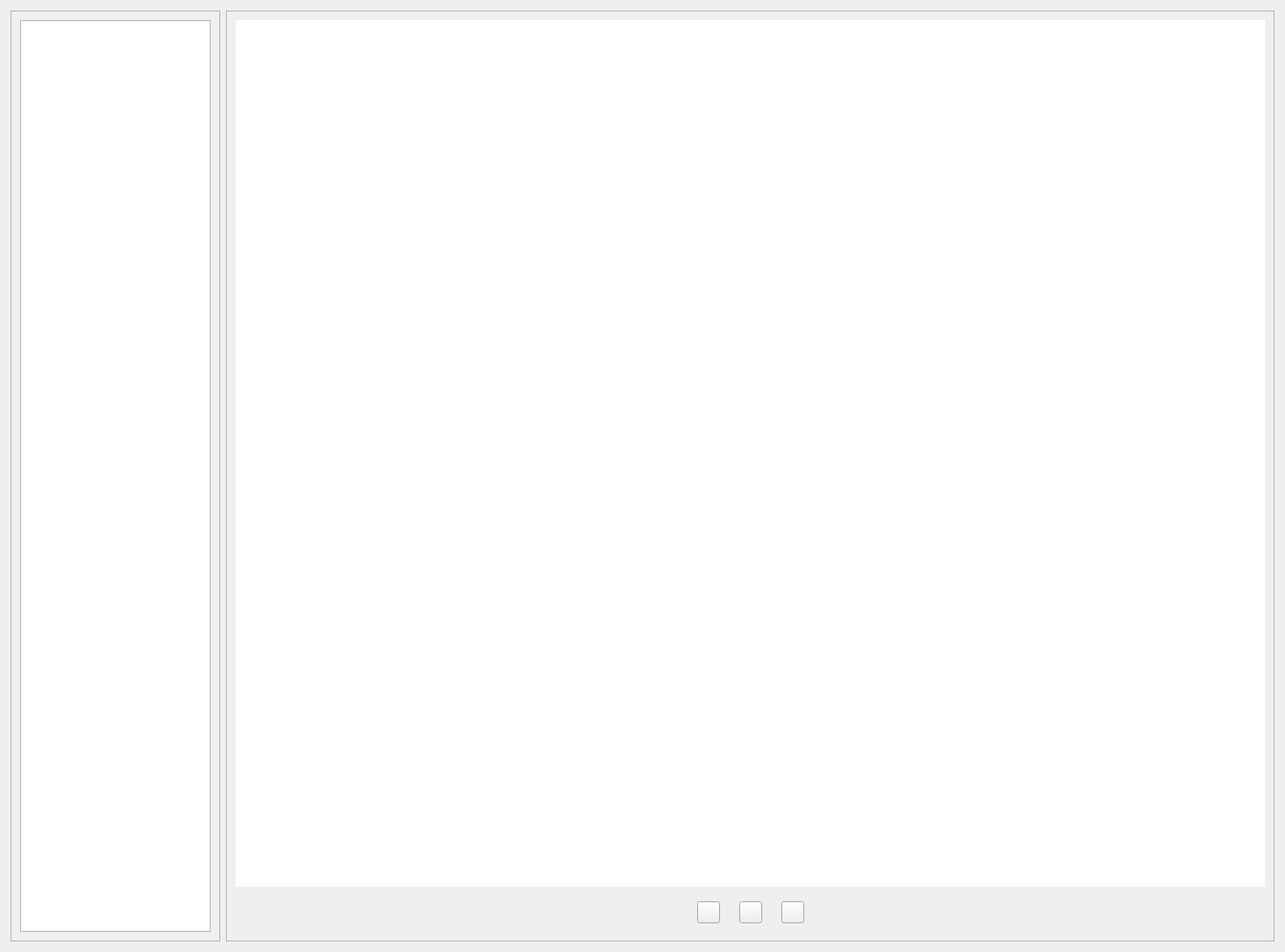
<?xml version="1.0" encoding="UTF-8"?>
<ui version="4.0">
 <class>chipView</class>
 <widget class="QWidget" name="chipView">
  <property name="geometry">
   <rect>
    <x>0</x>
    <y>0</y>
    <width>1342</width>
    <height>994</height>
   </rect>
  </property>
  <property name="windowTitle">
   <string>Form</string>
  </property>
  <layout class="QHBoxLayout" name="horizontalLayout_3" stretch="1,5">
   <item>
    <widget class="SimpleCardWidget" name="frame">
     <property name="frameShape">
      <enum>QFrame::StyledPanel</enum>
     </property>
     <property name="frameShadow">
      <enum>QFrame::Raised</enum>
     </property>
     <layout class="QHBoxLayout" name="horizontalLayout_2">
      <item>
       <widget class="TreeView" name="treeView"/>
      </item>
     </layout>
    </widget>
   </item>
   <item>
    <widget class="SimpleCardWidget" name="frame_2">
     <property name="frameShape">
      <enum>QFrame::StyledPanel</enum>
     </property>
     <property name="frameShadow">
      <enum>QFrame::Raised</enum>
     </property>
     <layout class="QVBoxLayout" name="verticalLayout_2">
      <item>
       <widget class="GraphicsViewPanZoom" name="graphicsView">
        <property name="frameShape">
         <enum>QFrame::NoFrame</enum>
        </property>
       </widget>
      </item>
      <item>
       <widget class="QWidget" name="widget_2" native="true">
        <layout class="QHBoxLayout" name="horizontalLayout">
         <property name="spacing">
          <number>20</number>
         </property>
         <item>
          <spacer name="horizontalSpacer">
           <property name="orientation">
            <enum>Qt::Horizontal</enum>
           </property>
           <property name="sizeHint" stdset="0">
            <size>
             <width>463</width>
             <height>20</height>
            </size>
           </property>
          </spacer>
         </item>
         <item>
          <widget class="ToolButton" name="toolButtonZoomIn">
           <property name="text">
            <string/>
           </property>
          </widget>
         </item>
         <item>
          <widget class="ToolButton" name="toolButtonZoomReset">
           <property name="text">
            <string/>
           </property>
          </widget>
         </item>
         <item>
          <widget class="ToolButton" name="toolButtonZoomOut">
           <property name="text">
            <string/>
           </property>
          </widget>
         </item>
         <item>
          <spacer name="horizontalSpacer_2">
           <property name="orientation">
            <enum>Qt::Horizontal</enum>
           </property>
           <property name="sizeHint" stdset="0">
            <size>
             <width>462</width>
             <height>20</height>
            </size>
           </property>
          </spacer>
         </item>
        </layout>
       </widget>
      </item>
     </layout>
    </widget>
   </item>
  </layout>
 </widget>
 <customwidgets>
  <customwidget>
   <class>ToolButton</class>
   <extends>QToolButton</extends>
   <header>qfluentwidgets</header>
  </customwidget>
  <customwidget>
   <class>TreeView</class>
   <extends>QTreeView</extends>
   <header>qfluentwidgets</header>
  </customwidget>
  <customwidget>
   <class>SimpleCardWidget</class>
   <extends>QFrame</extends>
   <header>qfluentwidgets</header>
   <container>1</container>
  </customwidget>
  <customwidget>
   <class>GraphicsViewPanZoom</class>
   <extends>QGraphicsView</extends>
   <header>widget.graphics_view_pan_zoom</header>
  </customwidget>
 </customwidgets>
 <resources/>
 <connections/>
</ui>
